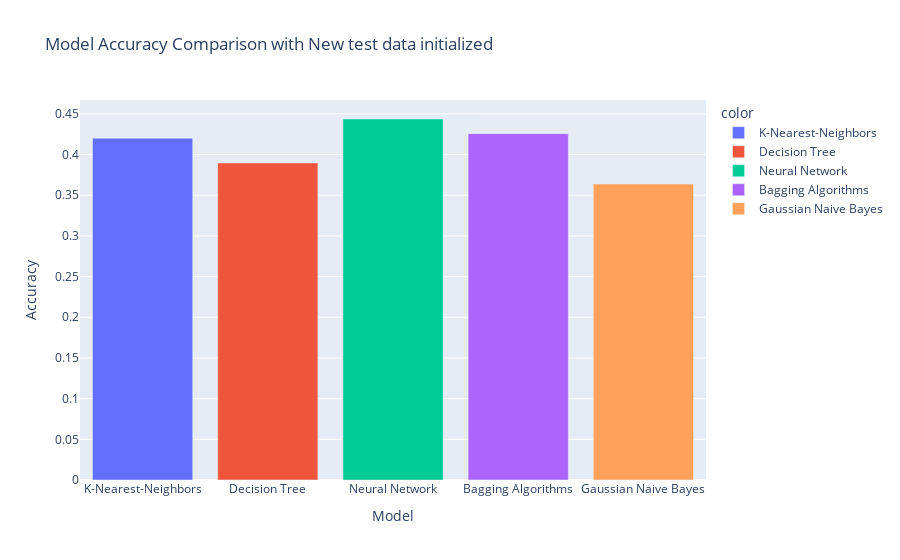

Source (notebook cell):
### Code cell
fig = px.bar(
    x=["K-Nearest-Neighbors", "Decision Tree", "Neural Network", "Bagging Algorithms", "Gaussian Naive Bayes"],
    y=[knn_acc_2, dec_acc_2, mlp_acc_2, bagging_acc_2, bayes_acc_2],
    color=["K-Nearest-Neighbors", "Decision Tree", "Neural Network", "Bagging Algorithms", "Gaussian Naive Bayes"],
    labels={'x': "Model", 'y': "Accuracy"},
    title="Model Accuracy Comparison with New test data initialized"
)

fig.show()

### Figure 1 — Plotly figure (JSON) as saved in the notebook; plotly's stock layout.template omitted (floating-point values rounded to 4 significant figures)
{"data": [{"alignmentgroup": "True", "hovertemplate": "color=K-Nearest-Neighbors<br>Model=%{x}<br>Accuracy=%{y}<extra></extra>", "legendgroup": "K-Nearest-Neighbors", "marker": {"color": "#636efa", "pattern": {"shape": ""}}, "name": "K-Nearest-Neighbors", "offsetgroup": "K-Nearest-Neighbors", "orientation": "v", "showlegend": true, "textposition": "auto", "type": "bar", "x": ["K-Nearest-Neighbors"], "xaxis": "x", "y": [0.42], "yaxis": "y"}, {"alignmentgroup": "True", "hovertemplate": "color=Decision Tree<br>Model=%{x}<br>Accuracy=%{y}<extra></extra>", "legendgroup": "Decision Tree", "marker": {"color": "#EF553B", "pattern": {"shape": ""}}, "name": "Decision Tree", "offsetgroup": "Decision Tree", "orientation": "v", "showlegend": true, "textposition": "auto", "type": "bar", "x": ["Decision Tree"], "xaxis": "x", "y": [0.3896], "yaxis": "y"}, {"alignmentgroup": "True", "hovertemplate": "color=Neural Network<br>Model=%{x}<br>Accuracy=%{y}<extra></extra>", "legendgroup": "Neural Network", "marker": {"color": "#00cc96", "pattern": {"shape": ""}}, "name": "Neural Network", "offsetgroup": "Neural Network", "orientation": "v", "showlegend": true, "textposition": "auto", "type": "bar", "x": ["Neural Network"], "xaxis": "x", "y": [0.4437], "yaxis": "y"}, {"alignmentgroup": "True", "hovertemplate": "color=Bagging Algorithms<br>Model=%{x}<br>Accuracy=%{y}<extra></extra>", "legendgroup": "Bagging Algorithms", "marker": {"color": "#ab63fa", "pattern": {"shape": ""}}, "name": "Bagging Algorithms", "offsetgroup": "Bagging Algorithms", "orientation": "v", "showlegend": true, "textposition": "auto", "type": "bar", "x": ["Bagging Algorithms"], "xaxis": "x", "y": [0.4257], "yaxis": "y"}, {"alignmentgroup": "True", "hovertemplate": "color=Gaussian Naive Bayes<br>Model=%{x}<br>Accuracy=%{y}<extra></extra>", "legendgroup": "Gaussian Naive Bayes", "marker": {"color": "#FFA15A", "pattern": {"shape": ""}}, "name": "Gaussian Naive Bayes", "offsetgroup": "Gaussian Naive Bayes", "orientation": "v", "showlegend": true, "textposition": "auto", "type": "bar", "x": ["Gaussian Naive Bayes"], "xaxis": "x", "y": [0.3637], "yaxis": "y"}], "layout": {"barmode": "relative", "legend": {"title": {"text": "color"}, "tracegroupgap": 0}, "title": {"text": "Model Accuracy Comparison with New test data initialized"}, "xaxis": {"anchor": "y", "domain": [0, 1], "title": {"text": "Model"}}, "yaxis": {"anchor": "x", "domain": [0, 1], "title": {"text": "Accuracy"}}}}
